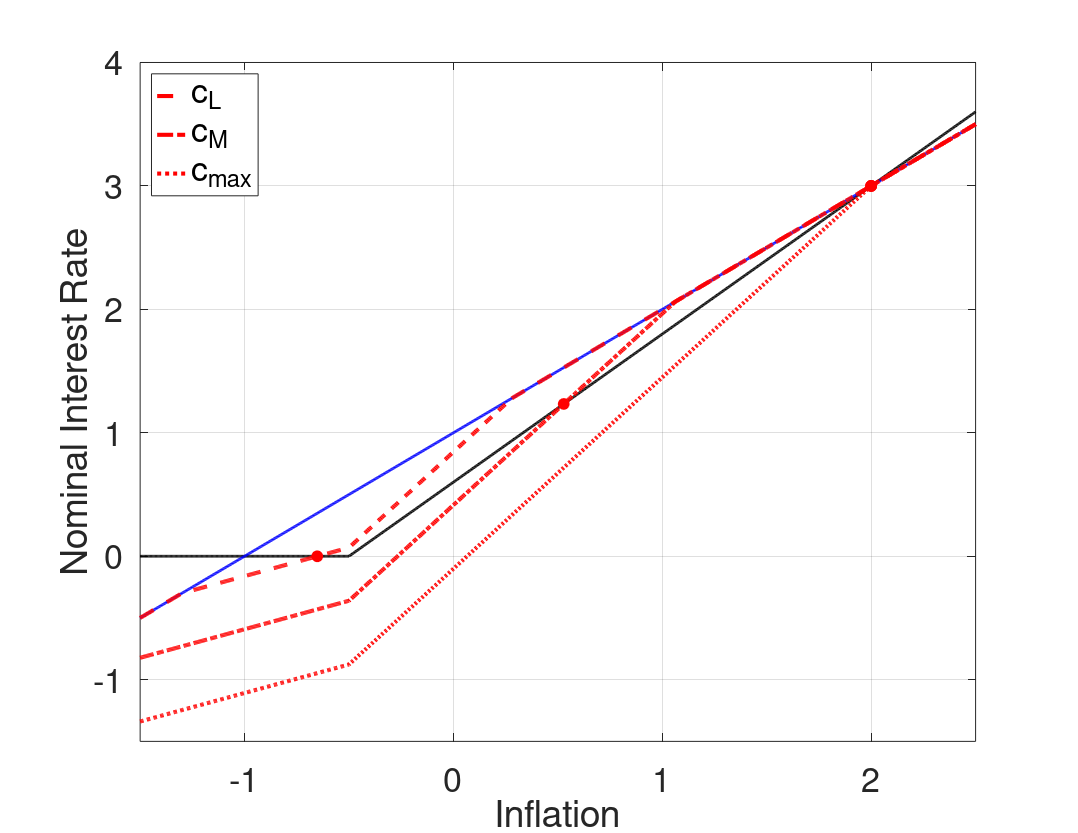

The MATLAB script that drew this image:
%--------------------------------------------------------------------------
% File Name: iid_RAFR_cPHIpi_l_cPItarg.m
% Author: Philip Coyle
% Date Created: 01/07/2019
%--------------------------------------------------------------------------

clear all
close all
clc

%% Model Calibration
cBET = 1/1.0025;
cSIGMA = 1;
cKAPPA = 0.02;
cPHIpi = 1.2;
cRstar = 1/400;
cPItarg = 2/400;
p_m = 0.1; %Probability of being in the middle state 

cSHOCK_lb =((cPItarg + cRstar)*(cPHIpi - 1))/(cKAPPA*cPHIpi*cSIGMA);
cSHOCK_ub =((cPItarg + cRstar)*(cKAPPA*cPHIpi*cSIGMA + 1))/(cKAPPA*cPHIpi*cSIGMA);
cSHOCK_bound = -(2*(cPItarg + cRstar)*(cPHIpi - 1)*(cKAPPA*cPHIpi*cSIGMA + 1))/(cKAPPA*cPHIpi^2*cSIGMA*(cKAPPA*cSIGMA + 1)*(p_m - 1));
cSHOCK_grid = [0.1, 0.20 max([cSHOCK_lb,cSHOCK_ub,cSHOCK_bound])];

%% Housekeeping
% Set Grid Intervals
pi_m_low = -1.5/400;
pi_m_high = 2.5/400;
numgrid = 1001;
pi_m = linspace(pi_m_low,pi_m_high, numgrid)';

% Allocate Space
inx_ub = zeros(length(cSHOCK_grid),1);
pi_ub_zlb = zeros(length(cSHOCK_grid),1);
inx_lb = zeros(length(cSHOCK_grid),1);
pi_lb_zlb = zeros(length(cSHOCK_grid),1);
rafr = zeros(numgrid,length(cSHOCK_grid));


% Find max inflation that leads to ZLB binding
bound = (-cRstar - cPItarg*(1-cPHIpi))/cPHIpi;

inx_m = find(min(abs(pi_m - bound)) == abs(pi_m - bound));
% Find pi_m point where middle state interst rate binds
pi_m_zlb = pi_m(inx_m);

% Taylor Rule
tr = max(0,cRstar + cPItarg + cPHIpi*(pi_m - cPItarg));

% 'Riskless' Fisher Relation
fr = pi_m + cRstar;

for j = 1:length(cSHOCK_grid)
    cSHOCK = cSHOCK_grid(j);
    %% Policy Functions from below (Assume middle state interst rate binds)
    % Low  High state inflation & expected inflation (as functions of middle state inflation)
    pi_l_b = pi_m - cKAPPA*cSIGMA*cSHOCK;
    pi_h_b = (pi_m - cKAPPA*cSIGMA*(cRstar + cPItarg*(1-cPHIpi)- cSHOCK))/(1+cKAPPA*cSIGMA*cPHIpi);
    exp_pi_b = (1-p_m)/2*pi_l_b + p_m*pi_m + (1-p_m)/2*pi_h_b;

    % Low Middle and High state output & expected output (as functions of middle state inflation)
    y_m_b = (pi_m - cBET*exp_pi_b)/cKAPPA;
    y_l_b = y_m_b - cSIGMA*cSHOCK;
    y_h_b = y_m_b - cSIGMA*(cRstar + cPItarg + cPHIpi*(pi_h_b - cPItarg) - cSHOCK);
    exp_y_b = (1-p_m)/2*y_l_b + p_m*y_m_b + (1-p_m)/2*y_h_b;

    % Find pi_m point where high state interst rate binds
    inx_lb(j) = find(min(abs(pi_h_b - bound)) == abs(pi_h_b - bound));
    pi_lb_zlb(j) = pi_m(inx_lb(j));

    %% Policy Functions from above (Assume middle state interst rate does not bind)
   % Low  High state inflation & expected inflation (as functions of middle state inflation)
    pi_l_a = pi_m*(1+cKAPPA*cSIGMA*cPHIpi) + cKAPPA*cSIGMA*(-cPHIpi*cPItarg + cRstar + cPItarg - cSHOCK);
    pi_h_a = pi_m + (cKAPPA*cSIGMA*cSHOCK)/(1+cKAPPA*cSIGMA*cPHIpi);
    exp_pi_a = (1-p_m)/2*pi_l_a + p_m*pi_m + (1-p_m)/2*pi_h_a;

    % Low Middle and High state output & expected output (as functions of middle state inflation)
    y_m_a = (pi_m - cBET*exp_pi_a)/cKAPPA;
    y_l_a = y_m_a + cSIGMA*(cPHIpi*(pi_m - cPItarg) + cRstar + cPItarg - cSHOCK);
    y_h_a = y_m_a + cSIGMA*(cPHIpi*(pi_m - pi_h_a) + cSHOCK);
    exp_y_a = (1-p_m)/2*y_l_a + p_m*y_m_a + (1-p_m)/2*y_h_a;

    % Find pi_m point where low state interst rate binds
    inx_ub(j) = find(min(abs(pi_l_a - bound)) == abs(pi_l_a - bound));
    pi_ub_zlb(j) = pi_m(inx_ub(j));

    %% Define Risk Adjusted Fisher Relationship   
    for i = 1:numgrid
        if pi_m(i) < pi_lb_zlb(j) || pi_m(i) > pi_ub_zlb(j)
            rafr(i,j) = pi_m(i) + cRstar;
        elseif pi_m(i) <= pi_m_zlb
            rafr(i,j) = cRstar + pi_m(i) + (exp_pi_b(i) - pi_m(i)) + 1/cSIGMA*(exp_y_b(i) - y_m_b(i));
        elseif pi_m(i) <= pi_ub_zlb(j)
            rafr(i,j) = cRstar + pi_m(i) + (exp_pi_a(i) - pi_m(i)) + 1/cSIGMA*(exp_y_a(i) - y_m_a(i));
        end
    end
end
        
%% Plotting
type = {'--','-.',':'};

fig(1) = figure(1);
grid on
box on
hold on
plot(400*pi_m, 400*tr,'Color','k','LineWidth',2);
plot(400*pi_m, 400*fr,'Color','b','LineWidth',2);
for j = 1:length(cSHOCK_grid)
    [~,inx] = sort(abs(tr - rafr(:,j)));
    if j == length(cSHOCK_grid)
        RSS = inx(1);    
    else
        RSS = inx(1:2);
        it = 2;
        while abs(RSS(1) - RSS(2)) <= 10
            RSS(2) = inx(it + 1);
            it = it + 1;
        end
    end
    h(j) = plot(400*pi_m, 400*rafr(:,j),'Color','r','LineStyle',type{j},'LineWidth',3);
    p1 = plot(400*pi_m(RSS(1)),400*rafr(RSS(1),j));
    if j ~= 3
        p2 = plot(400*pi_m(RSS(2)),400*rafr(RSS(2),j)); 
        set([p1 p2],'Marker','o','MarkerEdgeColor','r','MarkerFaceColor','r','MarkerSize',8)
    else
        set(p1,'Marker','o','MarkerEdgeColor','r','MarkerFaceColor','r','MarkerSize',8)
    end
end

xlabel('Inflation','FontSize',16)
ylabel('Nominal Interest Rate','FontSize',16)
set(gca,'Xlim',[400*pi_m(1), 400*pi_m(end)],'Ylim',[-1.5, 4],'FontSize',25)
L = legend([h(1) h(2) h(3)],'c_L','c_M','c_{max}');
set(L,'Location','NorthWest','Fontsize',25)

savedir = cd;
if ispc 
    savedir = fullfile(savedir, '..\..\..');
    savedir = strcat(savedir,'\Final\');
else
    savedir = fullfile(savedir, '../../..');
    savedir = strcat(savedir,'/Final/');
end

set(fig(1),'PaperOrientation','Landscape');
set(fig(1),'PaperPosition',[0 0 11 8.5]);
print(fig(1),'-dpdf',strcat(savedir,'iid_RAFR_cPHIpi_l_cPItarg.pdf'));
